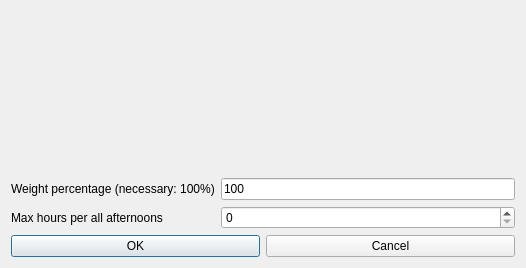
<?xml version="1.0" encoding="UTF-8"?>
<ui version="4.0">
 <class>ModifyConstraintStudentsMaxHoursPerAllAfternoonsForm_template</class>
 <widget class="QDialog" name="ModifyConstraintStudentsMaxHoursPerAllAfternoonsForm_template">
  <property name="geometry">
   <rect>
    <x>0</x>
    <y>0</y>
    <width>526</width>
    <height>268</height>
   </rect>
  </property>
  <property name="windowTitle">
   <string extracomment="This is the title of the dialog to modify a constraint of this type">Modify students max hours per all afternoons</string>
  </property>
  <layout class="QGridLayout" name="gridLayout">
   <item row="1" column="2">
    <widget class="QLineEdit" name="weightLineEdit">
     <property name="text">
      <string notr="true">100</string>
     </property>
    </widget>
   </item>
   <item row="1" column="0" colspan="2">
    <widget class="QLabel" name="weightTextLabel">
     <property name="frameShape">
      <enum>QFrame::NoFrame</enum>
     </property>
     <property name="frameShadow">
      <enum>QFrame::Plain</enum>
     </property>
     <property name="text">
      <string>Weight percentage (necessary: 100%)</string>
     </property>
     <property name="wordWrap">
      <bool>false</bool>
     </property>
    </widget>
   </item>
   <item row="3" column="0" colspan="3">
    <layout class="QHBoxLayout" name="horizontalLayout">
     <item>
      <widget class="QPushButton" name="okPushButton">
       <property name="text">
        <string>OK</string>
       </property>
      </widget>
     </item>
     <item>
      <widget class="QPushButton" name="cancelPushButton">
       <property name="text">
        <string>Cancel</string>
       </property>
      </widget>
     </item>
    </layout>
   </item>
   <item row="0" column="0" colspan="3">
    <spacer name="verticalSpacer">
     <property name="orientation">
      <enum>Qt::Vertical</enum>
     </property>
     <property name="sizeHint" stdset="0">
      <size>
       <width>20</width>
       <height>66</height>
      </size>
     </property>
    </spacer>
   </item>
   <item row="2" column="2">
    <widget class="QSpinBox" name="maxHoursSpinBox"/>
   </item>
   <item row="2" column="0">
    <widget class="QLabel" name="maxHoursTextLabel">
     <property name="frameShape">
      <enum>QFrame::NoFrame</enum>
     </property>
     <property name="frameShadow">
      <enum>QFrame::Plain</enum>
     </property>
     <property name="text">
      <string>Max hours per all afternoons</string>
     </property>
     <property name="wordWrap">
      <bool>false</bool>
     </property>
    </widget>
   </item>
  </layout>
 </widget>
 <layoutdefault spacing="6" margin="11"/>
 <resources/>
 <connections/>
</ui>
